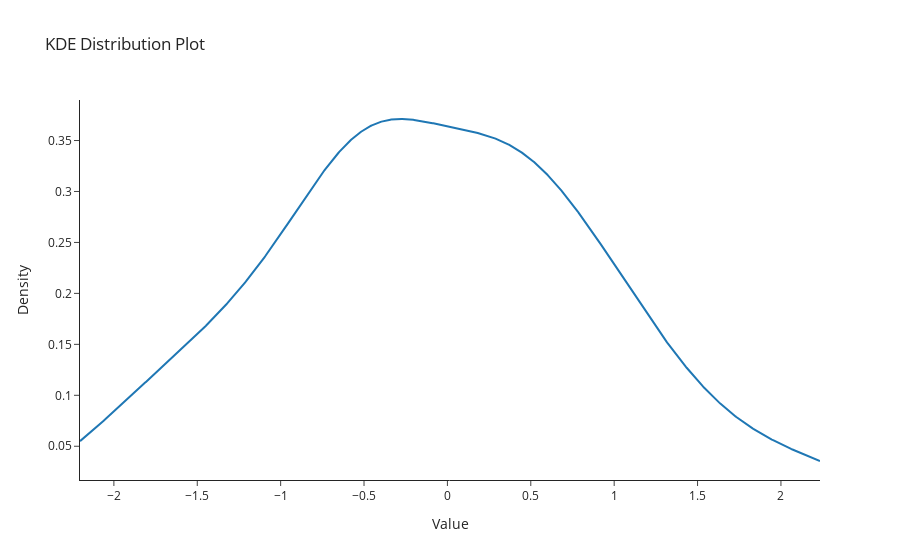

Write notebook code for a chart like this one.
### Code cell
import plotly.graph_objs as go
import numpy as np
import scipy.stats as stats

# Sample data
data = np.random.normal(size=100)

# Create a KDE curve
kde_x = np.linspace(min(data), max(data), 1000)
kde_y = stats.gaussian_kde(data)(kde_x)

# Create a scatter plot for the KDE curve
kde_trace = go.Scatter(x=kde_x, y=kde_y, mode='lines', name="KDE")

# Create a figure
fig = go.Figure(data=kde_trace)

# Customize hovertemplate
hovertemplate = "Value: %{x:.2f}<br>Density: %{y:.2f}"
kde_trace.update(hoverinfo="x+y", hovertemplate=hovertemplate)

# Layout customization
fig.update_layout(
    title="KDE Distribution Plot",
    xaxis_title="Value",
    yaxis_title="Density",
    template='simple_white'
)

# Show the plot
fig.show()

### Figure 1 — Plotly figure (JSON) as saved in the notebook; plotly's stock layout.template omitted (floating-point values rounded to 4 significant figures; data arrays with more than 128 entries replaced by an {"elided": "..."} marker saying what was removed)
{"data": [{"mode": "lines", "name": "KDE", "type": "scatter", "x": {"elided": "1000 float values"}, "y": {"elided": "1000 float values"}}], "layout": {"title": {"text": "KDE Distribution Plot"}, "xaxis": {"title": {"text": "Value"}}, "yaxis": {"title": {"text": "Density"}}}}
